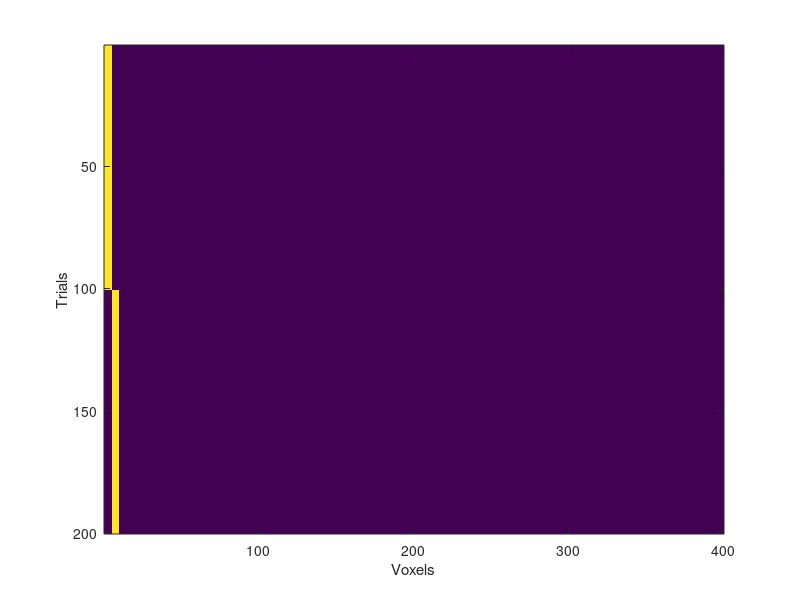
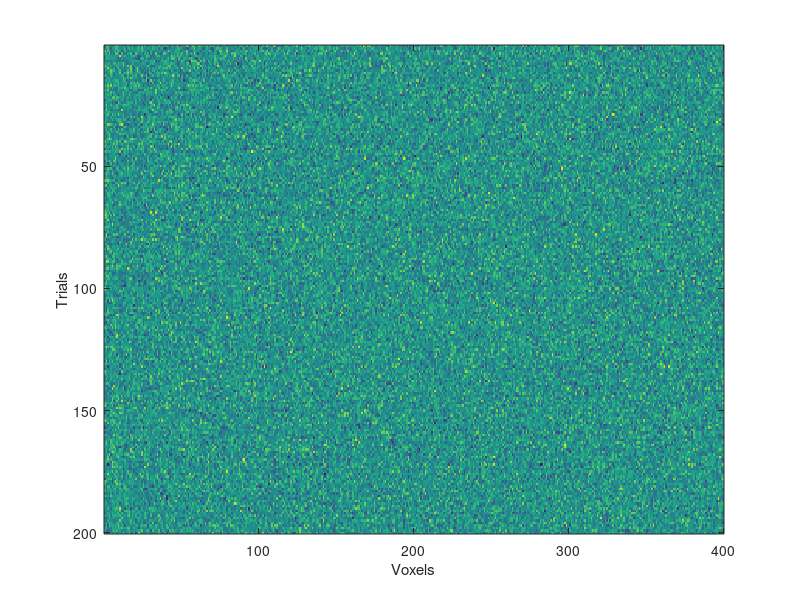

Source code (MATLAB) for these figures, in order: (Note: this script raises an error after producing the figures.)
%% Do a full CV!
% I plan to do a entire cross validation. The goal is to build a
% reuseable Lasso with CV for simulated data set. 

%% WARNING: This will clear the work space & variables.
clear;clc;

%% You can set the parameters for CV here
% Please the dimension of the data sets
ntrials = 200;
nvoxels = 400;
% Please set the number of folds 
k = 5;
% It needs to know the number of row labels
% ps:Currently, this program can just run normally when there are 2 rowlabels
rowLabels.num = 2;
% Some intermedite parameters, for future use

test.size = ntrials / k ;

disp ('Parameters: ')
disp(['Voxels: '  num2str(nvoxels)])
disp(['trials: '  num2str(ntrials)])
disp(['K : '  num2str(k)])
disp(['Number of row labels: ' num2str(rowLabels.num)])



%% Simulate the data

% Creating the background
X = zeros(ntrials, nvoxels);

% Add some signals 
signal = 1;

X(1:ntrials/rowLabels.num,1:5) = X(1:ntrials/rowLabels.num,1:5) + signal;
X(ntrials/rowLabels.num + 1:end,6:10) = X(ntrials/rowLabels.num + 1 : end ,6:10) + signal;

% plot
figure(1)
imagesc(X)
xlabel('Voxels')
ylabel('Trials')

% Adding noise 
rng(1) % Set the seeTo make the result replicable
X = X + 3 * randn(ntrials,nvoxels);   
size(X);

figure(2)
imagesc(X)
xlabel('Voxels')
ylabel('Trials')

% Add row label
rowLabels.whole = zeros(ntrials,1);
rowLabels.whole(1:ntrials / rowLabels.num ,1) = 1;

% Creates labels for CV 
rowLabels.train = zeros(ntrials - test.size,1); 
rowLabels.train(1: (ntrials - test.size)/rowLabels.num ,1) = 1; 
rowLabels.test = zeros(test.size,1); 
rowLabels.test(1:test.size / rowLabels.num ,1) = 1; 


%% Create the indices matrix
% This part will outputs test.indices & train.indices, which store the
% indices for CV
CV.indices = 1:k;
CV.indices = repmat(CV.indices', 1, ntrials/k/rowLabels.num);
CV.indices = reshape(CV.indices',ntrials/rowLabels.num, 1);
CV.indices = repmat(CV.indices,rowLabels.num,1);

for i = 1:k
    % Find the indices for test set & training set
    test.ind = CV.indices == i;
    train.ind = ~ test.ind;

    % Store the indices into a matirx for future use
    test.indices(:,i) = find(test.ind);  
    train.indices(:,i) = find(train.ind); 

end


%% Fit Lasso

% Initialize some variable to store results
test.accuracy = NaN(100, k);
train.accuracy = NaN(100, k);

% Start loop. For each CV, do a lasso.
for i = 1:k
    % Subset the data set
    Xtest = X(test.indices(:,i) ,:);
    Xtrain = X(train.indices(:,i) ,:);

    % Fit LASSO
    fit = glmnet(Xtrain, rowLabels.train, 'binomial');  

    % Get the number of lambda
    lambda.dim = size(fit.lambda);
    lambda.num = lambda.dim(1);
    
    % Results on training set, which can be ignored 
    train.prediction = (Xtrain * fit.beta) + repmat(fit.a0, ntrials - test.size,1) > 0;   
    % Store the results
    train.accuracy(:,i) = mean(repmat(rowLabels.train,[1,lambda.dim]) == train.prediction)';          

    % Results on testing set
    test.prediction = (Xtest*fit.beta + repmat(fit.a0, test.size, 1))> 0 ;    
    % Store the results
    test.accuracy(:,i) = mean(repmat(rowLabels.test,[1,lambda.dim]) == test.prediction)';  

end

%% Analysis

% Find maximun accuracy for each CV
max_acc = max(test.accuracy);
% disp(['The maximun accuracy(with the best lambda) in each CV block are:'])
% disp(max_acc')

% For each lambda, find average accuracy
train.meanAccuracy = mean(train.accuracy,2); % training set
test.meanAccuracy = mean(test.accuracy,2);   % testing set
% Find the maximum accuracy after taking average
max_mean_acc = max(test.meanAccuracy);
disp(['Average accuracies for each lambda were computed. The accuracy for the best lambda is '])
disp(max_mean_acc)

% Find the indices for the maximun accuracy
lambda.IndBest =find(test.meanAccuracy == max(test.meanAccuracy));
% The best lambda values
fit.lambda(find(test.meanAccuracy == max(test.meanAccuracy)));

% Display how many voxels were used for the best performance
disp(['How many voxels were used, for the max_accuracy?'])
disp(fit.df(find (test.meanAccuracy == max(test.meanAccuracy))))


%% Visualizing the results

% Weights Plot
figure(3)
imagesc(fit.beta)
xlabel('Lambda')
ylabel('Voxels')
title ('Weights plot for every voxels ')

figure(4)
glmnetPlot(fit)

% Accuracy Plot
figure(5)
% Plot the accracy for the training set, just to compare
plot(train.meanAccuracy, 'Linewidth', 2)
hold on 
% Plot the accuracy for the testing set
plot(test.meanAccuracy, 'r', 'Linewidth', 2) 
max_xrange = 0: 0.5: 100;
% Plot the maximun classification accuracy
plot(max_xrange,max_mean_acc, 'g', 'Linewidth', 2)
% Plot the chance line
chance.rate = 1 / rowLabels.num;
chance.range = 0: 0.5 : 100;
plot(chance.range, chance.rate ,'k', 'linewidth', 2)
hold off

title('Accuracy Plot for every lambda values')
axis([1 lambda.num 0 1])
xlabel('Lambda')
ylabel('Accuracy (chance = 0.5)')
legend('accuary train', 'accuracy test','max - accuracy test',...
    'Location','SouthEast')




%% Preparation for Iterative Lasso

% Show me the nonzero beta(voxels that have been used) for the best lambda 
beta.values = fit.beta(:,lambda.IndBest);
beta.size = size(beta.values);

% Give me the indices for these nonzero beta
for i = 1: beta.size(2)
    
    find( beta.values(:,i) ~= 0 )
end

voxel.full = 1:400;
voxel.used = find( beta.values(:,1) ~= 0 );
voxel.new = setxor(voxel.full,voxel.used);




% 
% 
% 
% 
% 
% 
% 
% 
% 
% 
% 
% 
% %% try 2nd iteration 
% 
% X = X(:,voxel.new);
% Xtest = X(test.indices(:,1), : );
% Xtrain = X(train.indices(:,1) ,:);
% 
% fit = glmnet(Xtrain, rowLabels.train, 'binomial');  
% 
% lambda.dim = size(fit.lambda);
% lambda.num = lambda.dim(1);
% 
% % Results on training set, which can be ignored 
% train.prediction = (Xtrain * fit.beta) + repmat(fit.a0, ntrials - test.size,1) > 0;   
% % Store the results
% train.accuracy(:,i) = mean(repmat(rowLabels.train,[1,lambda.dim]) == train.prediction)';          
% 
% % Results on testing set
% test.prediction = (Xtest*fit.beta + repmat(fit.a0, test.size, 1))> 0 ;    
% % Store the results
% test.accuracy(:,i) = mean(repmat(rowLabels.test,[1,lambda.dim]) == test.prediction)';  
% 
% 
% % Find maximun accuracy for each CV
% max_acc = max(test.accuracy);
% disp(['The maximun accuracy(with the best lambda) in each CV block are:'])
% disp(max_acc')
% 
% % For each lambda, find average accuracy
% train.meanAccuracy = mean(train.accuracy,2); % training set
% test.meanAccuracy = mean(test.accuracy,2);   % testing set
% % Find the maximum accuracy after taking average
% max_mean_acc = max(test.meanAccuracy);
% disp(['Average accuracies for each lambda were computed. The accuracy for the best lambda is '])
% disp(max_mean_acc)
% 
% % Find the indices for the maximun accuracy
% lambda.IndBest =find(test.meanAccuracy == max(test.meanAccuracy));
% % The best lambda values
% fit.lambda(find(test.meanAccuracy == max(test.meanAccuracy)));
% 
% % Display how many voxels were used for the best performance
% disp(['How many voxels were used, for the max_accuracy?'])
% disp(fit.df(find (test.meanAccuracy == max(test.meanAccuracy))))
% 
% 
% 
% % Weights Plot
% figure(3)
% imagesc(fit.beta)
% xlabel('Lambda')
% ylabel('Voxels')
% title ('Weights plot for every voxels ')
% 
% figure(4)
% glmnetPlot(fit)
% 
% % Accuracy Plot
% figure(5)
% % Plot the accracy for the training set, just to compare
% plot(train.meanAccuracy, 'Linewidth', 2)
% hold on 
% % Plot the accuracy for the testing set
% plot(test.meanAccuracy, 'r', 'Linewidth', 2) 
% max_xrange = 0: 0.5: 100;
% % Plot the maximun classification accuracy
% plot(max_xrange,max_mean_acc, 'g', 'Linewidth', 2)
% % Plot the chance line
% chance.rate = 1 / rowLabels.num;
% chance.range = 0: 0.5 : 100;
% plot(chance.range, chance.rate ,'k', 'linewidth', 2)
% hold off
% 
% title('Accuracy Plot for every lambda values')
% axis([1 lambda.num 0 1])
% xlabel('Lambda')
% ylabel('Accuracy (chance = 0.5)')
% legend('accuary train', 'accuracy test','max - accuracy test',...
%     'Location','SouthEast')
% 
% 
% 
% beta.values = fit.beta(:,lambda.IndBest);
% beta.size = size(beta.values);
% 
% % Give me the indices for these nonzero beta
% 
%     
% find( beta.values(:,1) ~= 0 )
% 
% 
